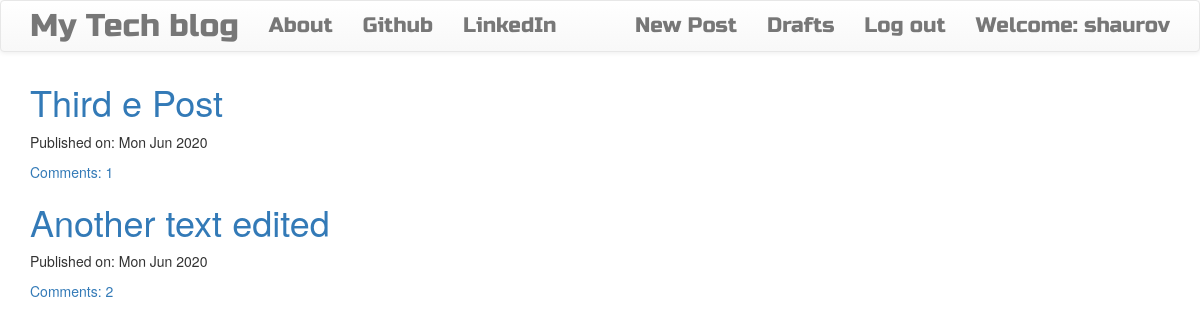
The app's page / (signed in) with its own data.
### blog/models.py (models this page shows, shortened)
class Post(models.Model):
    author = models.ForeignKey('auth.User')
    title = models.CharField(max_length=200)
    text = models.TextField()
    created_date = models.DateTimeField(default=timezone.now)
    published_date = models.DateTimeField(blank=True, null=True)
    def approve_comments_fun(self):
        return self.comments.filter(approved_comment=True)

### blog/views.py (the view)
# urls.py: url(r'^$',views.PostListView.as_view(),name='post_list'),
class PostListView(ListView):
    model = Post
    def get_queryset(self):
        return Post.objects.filter(published_date__lte=timezone.now()).order_by('-published_date')

### blog/templates/blog/post_list.html
{% extends "blog/base.html" %}
{% block content %}
   <div class="centerstage">
     {% for post in post_list %}
       <div class="post">
         <h1> <a href="{% url 'post_detail' pk=post.pk%}">{{post.title}}</a> </h1>
         <div class="date">
           <p>Published on: {{post.published_date|date:"D M Y"}}</p>
         </div>
         <a href="{% url 'post_detail' pk=post.pk %}"> Comments: {{ post.approve_comments_fun.count }} </a>
       </div>
     {% endfor %}
   </div>
{% endblock %}

### blog/templates/blog/base.html (shortened to what this page needs)
<!DOCTYPE html>
{% load staticfiles %}
<html>
    <head>
        <link rel="stylesheet" href="https://maxcdn.bootstrapcdn.com/bootstrap/3.3.7/css/bootstrap.min.css">
        <link rel="stylesheet" href="https://maxcdn.bootstrapcdn.com/bootstrap/3.3.7/css/bootstrap-theme.min.css">
        <link rel="stylesheet" href="//cdn.jsdelivr.net/medium-editor/latest/css/medium-editor.min.css" type="text/css" media="screen" charset="utf-8">
        <link rel="stylesheet" href="{% static 'css/blog.css' %}">
<body class='loader'>
  <nav class="navbar navbar-default techfont custom-navbar">
    <div class="container">
      <ul class="nav navbar-nav">
        <li><a class='navbar-brand bigbrand' href="{% url 'post_list' %}">My Tech blog</a></li>
        <li><a href="{% url 'about'%}">About</a></li>
        <li><a href="https://www.github.com">Github</a></li>
        <li><a href="https://www.linkedin.com">LinkedIn</a></li>
      </ul>
      <ul class="nav navbar-nav navbar-right">
        {% if user.is_authenticated %}
        <li>
          <a href="{% url 'post_new' %}" >New Post</a>
        </li>
        <li>
          <a href="{% url 'post_draft_list' %}">Drafts</a>
        </li>
        <li>
          <a href="{% url 'logout' %}" >Log out</a>
        </li>
        <li>
          <a >Welcome: {{ user.username }}</a>
        </li>
          {% else %}
          <li><a class='nav navbar-right' href="{% url 'login' %}" ><span class="glyphicon glyphicon-user"></span></a></li>
        {% endif %}
      </ul>
  </div>
</nav>
        <div class="content container">
            <div class="row">
                <div class="col-md-8">
                  <div class="blog_posts">
                    {% block content %}
                    {% endblock %}
                  </div>
                </div>
            </div>
        </div>
</body>
</html>

### blog/static/css/blog.css (style rules this page uses)
.techfont { font-family: 'Russo One',sans-serif; font-size: 1.5em; margin-bottom: 10px; }
.bigbrand { font-size: 1.5em; }
.centerstage { margin-left: auto; margin-right: auto; }
.loader { filter:hue-rotate(0deg); color:linear-gradient(45deg,#0f8,#08f); animation:hue 10000ms infinite linear; }

### records on screen
Post: title "Third e Post", published_date "Mon Jun 2020", approve_comments_fun.count "1"
Post: title "Another text edited", published_date "Mon Jun 2020", approve_comments_fun.count "2"

### other values on screen
{{ user.username }} "shaurov"
